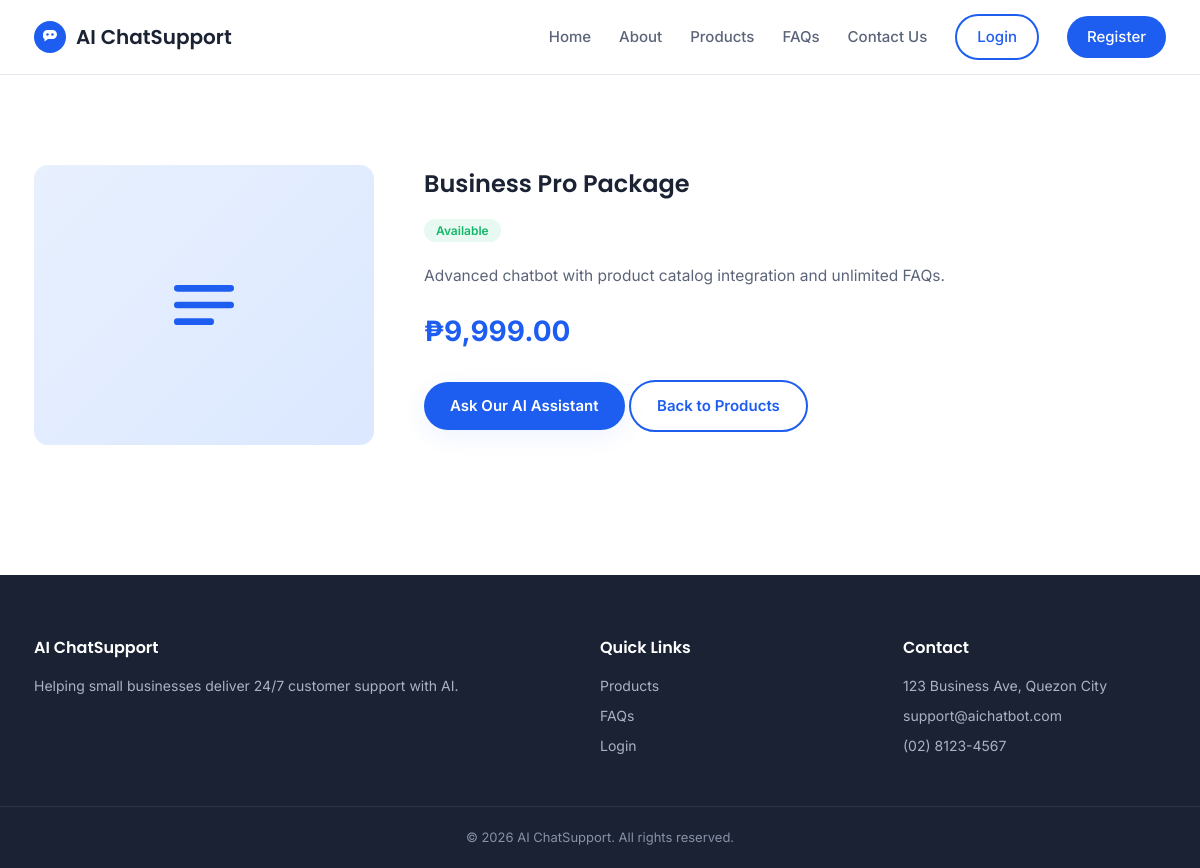
The app's page /product_details.php?id=2 with its own data.
### tables this page shows
CREATE TABLE IF NOT EXISTS products (
    id            INT AUTO_INCREMENT PRIMARY KEY,
    name          VARCHAR(100)   NOT NULL,
    description   TEXT           NOT NULL,
    price         DECIMAL(10,2)  NOT NULL,
    image         VARCHAR(255)   DEFAULT NULL,  
    availability  ENUM('Available','Out of Stock') NOT NULL DEFAULT 'Available',
    created_by    INT            DEFAULT NULL,
    created_at    DATETIME DEFAULT CURRENT_TIMESTAMP,
    updated_at    DATETIME DEFAULT CURRENT_TIMESTAMP ON UPDATE CURRENT_TIMESTAMP,
    FOREIGN KEY (created_by) REFERENCES admins(id) ON DELETE SET NULL
);

### functions.php (called while the page is built, shortened)
<?php
function e($string) {
    return htmlspecialchars($string ?? '', ENT_QUOTES, 'UTF-8');
}

### auth.php (called while the page is built, shortened)
<?php
function is_logged_in() {
    return isset($_SESSION['user_id']);
}

### product_details.php (the view, shortened to what this page needs)
<?php
require_once __DIR__ . '/includes/db_connect.php';
require_once __DIR__ . '/includes/functions.php';
require_once __DIR__ . '/includes/auth.php';
$id = (int)($_GET['id'] ?? 0);
$stmt = $conn->prepare("SELECT * FROM products WHERE id = ?");
$stmt->bind_param('i', $id);
$stmt->execute();
$product = $stmt->get_result()->fetch_assoc();
require_once __DIR__ . '/includes/header.php';
?>
<section class="section">
  <div class="container">
    <div style="display:flex; gap:50px; flex-wrap:wrap; align-items:flex-start;">
      <div class="product-thumb" style="width:340px; height:280px; border-radius: var(--radius); flex-shrink:0;">
        <svg width="80" height="80" viewBox="0 0 24 24" fill="none"><path d="M4 7h16M4 12h16M4 17h10" stroke="currentColor" stroke-width="2" stroke-linecap="round"/></svg>
      </div>
      <div style="flex:1; min-width:280px;">
        <h1 style="margin-bottom:14px;"><?php echo e($product['name']); ?></h1>
        <span class="badge <?php echo $product['availability'] === 'Available' ? 'badge-available' : 'badge-outofstock'; ?>"><?php echo e($product['availability']); ?></span>
        <p style="margin: 20px 0; color: var(--text-grey); font-size:15.5px; line-height:1.7;"><?php echo nl2br(e($product['description'])); ?></p>
        <div class="price" style="font-size:28px; margin-bottom:26px;">₱<?php echo number_format($product['price'], 2); ?></div>
        <a href="<?php echo is_logged_in() ? 'chat.php' : 'register.php'; ?>" class="btn btn-primary">Ask Our AI Assistant</a>
        <a href="products.php" class="btn btn-outline">Back to Products</a>
      </div>
    </div>
  </div>
</section>
<?php require_once __DIR__ . '/includes/footer.php'; ?>

### style.css (style rules this page uses)
:root { --primary: #1D5EF0; --primary-dark: #1443B3; --primary-light: #E8F0FE; --accent: #4FD1C5; --text-dark: #1A2233; --text-grey: #5B6479; --border: #E3E8F0; --white: #FFFFFF; --bg-soft: #F5F8FF; --danger: #E5484D; --success: #12B76A; --radius: 14px; --shadow: 0 6px 24px rgba(29, 94, 240, 0.08); --shadow-hover: 0 12px 32px rgba(29, 94, 240, 0.16); }
* { box-sizing: border-box; margin: 0; padding: 0; }
body { font-family: 'Inter', sans-serif; color: var(--text-dark); background: var(--white); line-height: 1.6; }
h1, h2, h3, h4, .brand span { font-family: 'Poppins', sans-serif; font-weight: 600; }
a { text-decoration: none; color: inherit; }
.container { max-width: 1180px; margin: 0 auto; padding: 0 24px; }
.btn { display: inline-flex; align-items: center; justify-content: center; gap: 8px; padding: 12px 26px; border-radius: 999px; font-weight: 600; font-size: 15px; border: none; cursor: pointer; transition: transform 0.15s ease, box-shadow 0.15s ease, background 0.2s ease; }
.btn-primary { background: var(--primary); color: var(--white); box-shadow: var(--shadow); }
.btn-outline { background: transparent; color: var(--primary); border: 2px solid var(--primary); }
.section { padding: 90px 0; }
.product-thumb { height: 170px; background: linear-gradient(135deg, var(--primary-light), #dbe8ff); display: flex; align-items: center; justify-content: center; color: var(--primary); }
.price { font-weight: 700; color: var(--primary); font-size: 18px; }
.badge { padding: 4px 12px; border-radius: 999px; font-size: 12px; font-weight: 600; }
.badge-available { background: #E7F9F1; color: var(--success); }

### records on screen
products: name "Business Pro Package", availability "Available", description "Advanced chatbot with product catalog integration and unlimited FAQs.", price "9,999.00"
